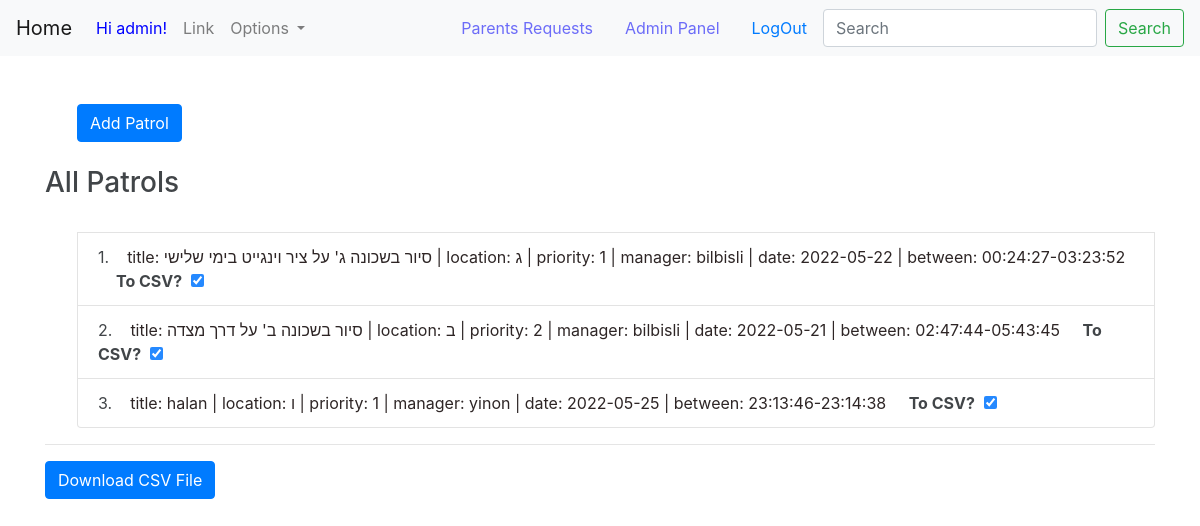
The page /patrols/PatrolManagement/ (signed in) on the database as committed earlier.
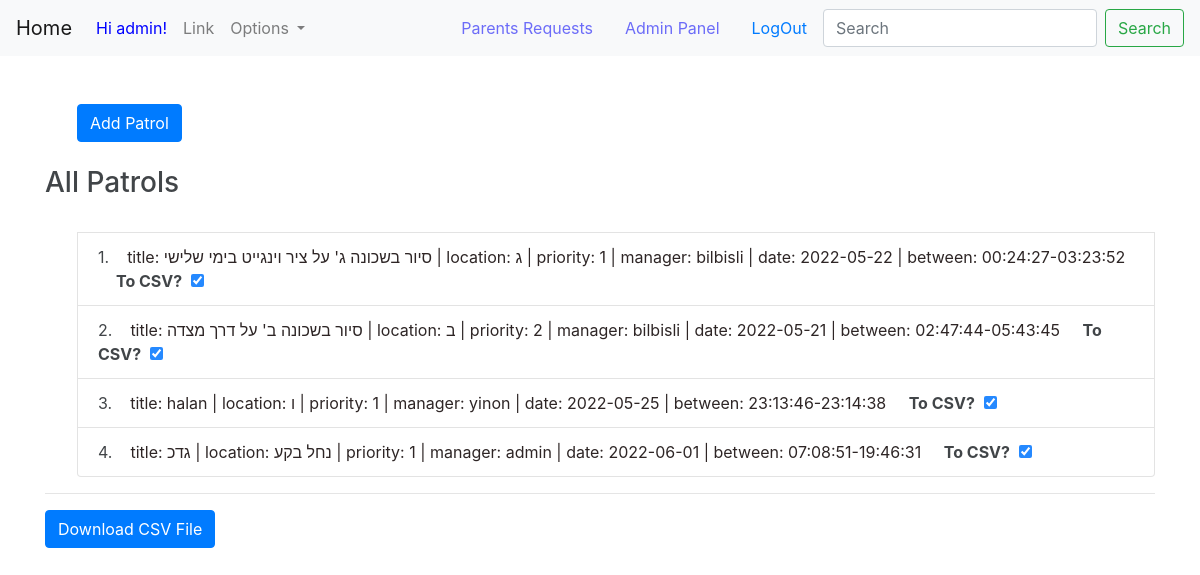
The same page on the database as committed later.
### Patrols/models.py (models this page shows, shortened)
class Patrol(models.Model):
    class PatrolStatus(models.TextChoices):
        CREATION = "Creation"
        ACTIVE = "Active"
        ARCHIVE = "Archive"
    manager = models.ForeignKey(User, on_delete=models.CASCADE, related_name='patrols', null=False)
    title = models.CharField('title', max_length=MEDIUM_STRING)
    patrol_status = models.CharField('patrol status', max_length=MIN_STRING, null=True, choices=PatrolStatus.choices,
                                     default=PatrolStatus.CREATION)
    description = models.TextField('summary', max_length=MAX_STRING, null=True, blank=True)
    time_created = models.DateTimeField('time created', default=current_time, null=False)
    time_updated_last = models.DateTimeField('last updated', default=current_time, null=False)
    location = models.CharField(max_length=MEDIUM_STRING, choices=get_locations())
    date = models.DateField('date', default=current_time, null=False)
    start_time = models.TimeField('start time', default=current_time, null=False)
    end_time = models.TimeField('end time', default=current_time() + timezone.timedelta(hours=3), null=False)
    priority = models.IntegerField('priority', default=get_priority())
    participants_needed = models.IntegerField('participants needed', default=get_patrol_size())
    reactions = models.ManyToManyField(User, related_name='reactions', blank=True)
    approved_reactions = models.ManyToManyField(User, related_name='approved_reactions', blank=True)
    users_participated = models.ManyToManyField(User, related_name='participants', blank=True)
    def __str__(self):
        return f'title: {self.title} | location: {self.location} | priority: {self.priority} | ' \
               f'manager: {self.manager} | date: {self.date} | between: {self.start_time}-{self.end_time}'

### Patrols/views.py (the view, shortened to what this page needs)
# urls.py: path(r'PatrolManagement/', patrol_management, name='PatrolManagement'),
@user_passes_test(lambda u: u.is_authenticated and u.profile.is_patrol_manager, login_url='/', redirect_field_name=None)
def patrol_management(request):
    error = ''
    if request.user.is_superuser:
        patrols = [(number + 1, patrol) for number, patrol in enumerate(Patrol.objects.all())]
    else:
        patrols = [(number + 1, patrol) for number, patrol in enumerate(request.user.patrols.all())]
    context = {
        'patrols': patrols,
        'error': error
    }
    return render(request, 'Patrols/PatrolManagement.html', context)

### HomePage/templates/Patrols/PatrolManagement.html (shortened to what this page needs)
{% extends 'base.html' %}
{% block content %}
<!DOCTYPE html>
<html lang="en">
<head>
</head>
<body>
    <div>
        <br>
        <br>
        <a href="{% url 'CreatePatrol' %}" class="btn btn-primary" style="margin-left:2em">Add Patrol</a>
                <br>        <br>
    </div>
<form method="POST">
    <div class="patrol_list: ">
         <ul class="list-group" style="opacity:0.85;">
             {% if user.is_superuser %}
             <h3>All Patrols</h3><br>
             {% else %}
             <h3>My Patrols</h3><br>
             {% endif %}
             {% for number, patrol in patrols %}
                 <li class="list-group-item" style="margin-left:2em">{{ number }}.&nbsp;&nbsp;&nbsp;
                     <a href="{% url 'patrol_page' patrol.pk %}" style="color:#0A0000">
                                {{ patrol }}
                     </a>
                            &nbsp;&nbsp;&nbsp; <b>To CSV?</b>&nbsp;&nbsp;<input type="checkbox" name="ToCSV" value="{{ patrol.id }}" checked>
             {% endfor %}
         </ul>
        <hr>
    </div>
        <button type="submit" class="btn btn-primary">Download CSV File</button>
</form>
</body>
</html>
{% endblock %}

Rows that differ between the two databases and show on the page:
added Patrol: id "4", title+location+priority "title: גדכ | location: נחל בקע | priority: 1 | manager: admin | date: 2022-06-01 | between: 07:08:51-19:46:31"
